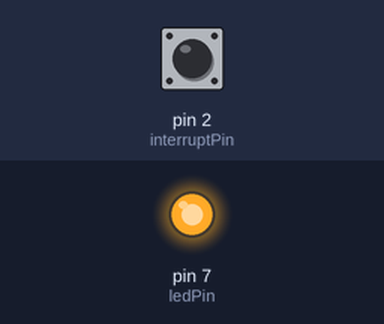
This sketch was run on a simulated Arduino Uno, built with avr-gcc and run on an emulated ATmega328P. On the bench: output pins drawn as LEDs (lit = HIGH). The test bench sets the inputs (shaded band); at power-on: pin 2 (interruptPin) LOW.

Above: at 1.2 s.
1.3 s: pin 2 (interruptPin) pulled HIGH for 0.15 s
At 1.37 s:
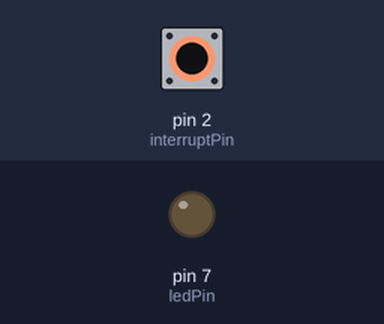
2.9 s: pin 2 (interruptPin) pulled HIGH for 3.2 s
At 6.9 s:
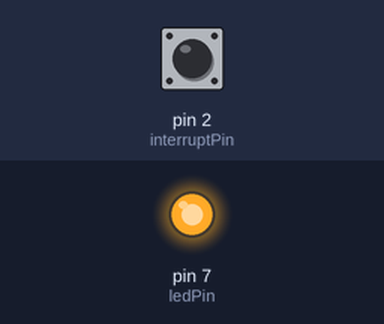
Timing chart, 0 to 8.4 s (numbered marks = the images above; inputs shaded):
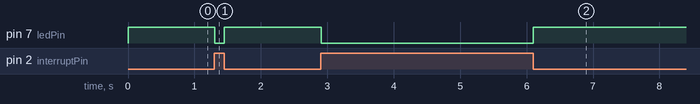

The sketch:

Interrup__o.ino
```cpp
const byte ledPin = 7;
const byte interruptPin = 2;
volatile byte state = HIGH;

void setup() {
  pinMode(ledPin, OUTPUT);
  pinMode(interruptPin, INPUT);
  attachInterrupt(digitalPinToInterrupt(interruptPin), blink, CHANGE);
}

void loop() {
  digitalWrite(ledPin, state);

}

void blink() {
  state = !state;
    digitalWrite(ledPin, HIGH);
    delay(1000);
}
```

Measured:
- after the input at 1.3 s, pin 7 (ledPin): HIGH → LOW at once, → HIGH 0.14 s later
- after the input at 2.9 s, pin 7 (ledPin): HIGH → LOW at once, → HIGH 3.2 s later
